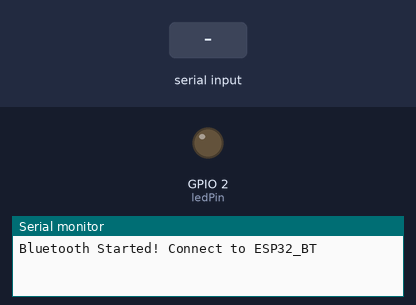
A sketch run on a simulated ESP32. Shown: output pins drawn as LEDs (lit = HIGH), the last lines printed to the serial monitor. The test bench sets the inputs (shaded band). Nothing arrives over Bluetooth unless stated.

Above: at 1.2 s.
1.3 s: "1" received over the second serial link
At 2.5 s:
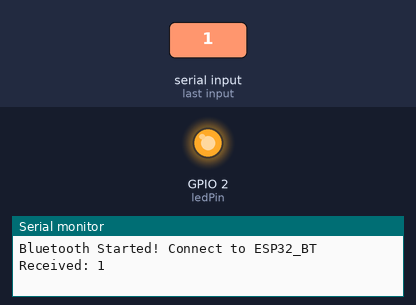
2.8 s: "0" received over the second serial link
At 3.7 s:
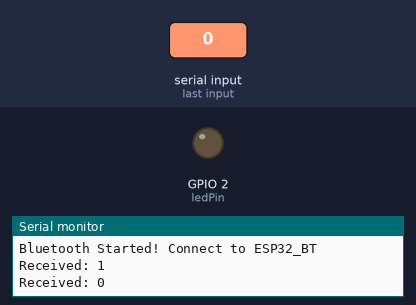
Timing chart, 0 to 5.8 s (numbered marks = the images above; inputs shaded):
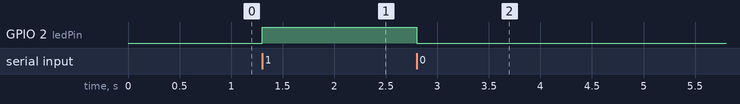

The sketch:

main.ino
```cpp
#include "BluetoothSerial.h"

BluetoothSerial SerialBT;

int ledPin = 2; // built-in LED (ESP32)

void setup() {
  Serial.begin(9600);
  SerialBT.begin("ESP32_BT"); // Bluetooth name

  pinMode(ledPin, OUTPUT);

  Serial.println("Bluetooth Started! Connect to ESP32_BT");
}

void loop() {

  if (SerialBT.available()) {

    char data = SerialBT.read();

    Serial.print("Received: ");
    Serial.println(data);

    if (data == '1') {
      digitalWrite(ledPin, HIGH);
      SerialBT.println("LED ON");
    }

    else if (data == '0') {
      digitalWrite(ledPin, LOW);
      SerialBT.println("LED OFF");
    }
  }
}
```

Measured:
- after the input at 1.3 s, GPIO 2 (ledPin): LOW → HIGH at once
- after the input at 2.8 s, GPIO 2 (ledPin): HIGH → LOW at once
